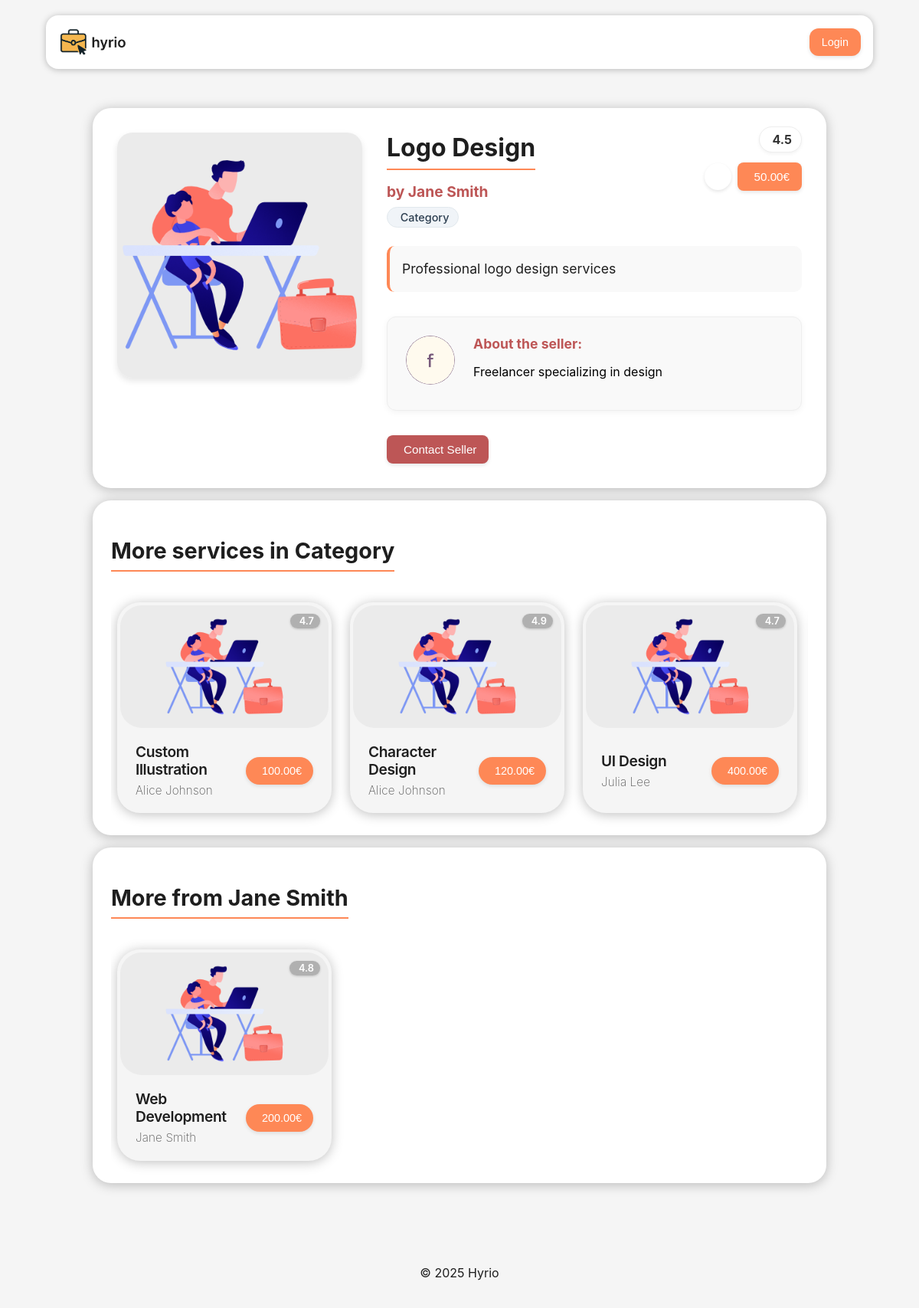
Page /pages/service.php?id=1 on the earlier database version.
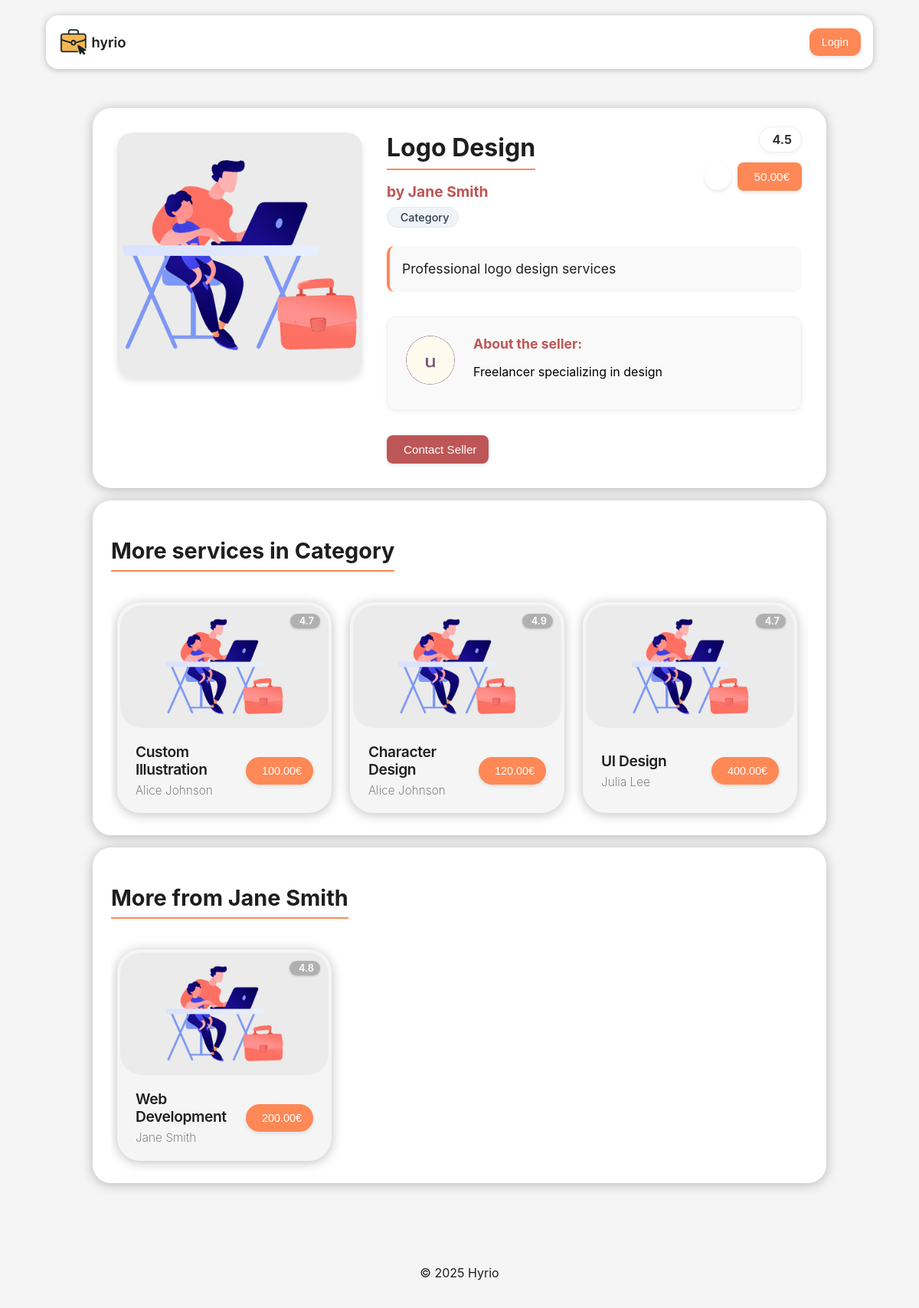
Same page on the later database version.
### tables this page shows
CREATE TABLE services (id INTEGER PRIMARY KEY,
  name VARCHAR(255) NOT NULL,
  description TEXT NOT NULL,
  price DECIMAL(10, 2) NOT NULL CHECK (price >=0),
  seller INTEGER NOT NULL REFERENCES users(id),
  category INTEGER NOT NULL REFERENCES categories(id),
  image TEXT NOT NULL,
  rating DECIMAL(2, 1) CHECK (rating >=0 AND rating <=5));

CREATE TABLE users (id INTEGER PRIMARY KEY,
  name VARCHAR(255) NOT NULL,
  username VARCHAR(255) NOT NULL UNIQUE,
  password TEXT NOT NULL,  -- Use bcrypt for hashing
  email VARCHAR(255) NOT NULL UNIQUE,
  is_seller BOOLEAN NOT NULL DEFAULT 0,
  is_admin BOOLEAN NOT NULL DEFAULT 0,
  profile_pic TEXT NOT NULL,
  bio TEXT);

### database/classes/service.php (called while the page is built, shortened)
<?php
class Service
{
    private string $name;
    private string $description;
    private float $price;
    private string $image;
    private ?float $rating;
    public function __construct(int $id, string $name, string $description, float $price, int $seller, int $category, string $image, ?float $rating)
    {
        $this->name = $name;
        $this->description = $description;
        $this->price = $price;
        $this->image = $image;
        $this->rating = $rating;
    }
    public static function getServiceById(int $id): ?Service
    {
        try {
            $db = Database::getInstance();
            $stmt = $db->prepare('SELECT * FROM services WHERE id = ?');
            $stmt->execute([$id]);
            $service = $stmt->fetch();
            if ($service) {
                return new Service(
                    (int)$service['id'],
                    $service['name'],
                    $service['description'],
                    (float)$service['price'],
                    (int)$service['seller'],
                    (int)$service['category'],
                    $service['image'],
                    isset($service['rating']) ? (float)$service['rating'] : null
                );
            }
            return null;
        } catch (PDOException $e) {
            return null;
        }
    }
    public static function getRelatedServicesByCategory(int $categoryId, int $currentServiceId, int $limit = 4): array
    {
        try {
            $db = Database::getInstance();
            $stmt = $db->prepare('
                SELECT services.*, users.name as seller_name, categories.name as category_name
                FROM services
                JOIN users ON services.seller = users.id
                JOIN categories ON services.category = categories.id
                WHERE services.category = ?
                AND services.id != ?
                ORDER BY RANDOM()
                LIMIT ?
            ');
            $stmt->execute([$categoryId, $currentServiceId, $limit]);
            $services = $stmt->fetchAll();
            return $services;
        } catch (PDOException $e) {
            return [];
        }
    }
    public static function getRelatedServicesBySeller(int $sellerId, int $currentServiceId, int $limit = 4): array
    {
        try {
            $db = Database::getInstance();
            $stmt = $db->prepare('
                SELECT services.*, users.name as seller_name, categories.name as category_name
                FROM services
                JOIN users ON services.seller = users.id
                JOIN categories ON services.category = categories.id
                WHERE services.seller = ?
                AND services.id != ?
                ORDER BY RANDOM()
                LIMIT ?
            ');
            $stmt->execute([$sellerId, $currentServiceId, $limit]);
            $services = $stmt->fetchAll();
            return $services;
        } catch (PDOException $e) {
            return [];
        }
    }
    public function getName(): string
    {
        return $this->name;
    }
    public function getDescription(): string
    {
        return $this->description;
    }
    public function getPrice(): float
    {
        return $this->price;
    }
    public function getImage(): string
    {
        return $this->image;
    }
    public function getRating(): ?float
    {
        return $this->rating;
    }
}

### database/classes/user.php (called while the page is built, shortened)
<?php
class User
{
    private string $name;
    private string $profilePic;
    private string $bio;
    public function __construct(int $id, string $name, string $username, string $email, bool $isSeller, bool $isAdmin, string $profilePic, string $bio)
    {
        $this->name = $name;
        $this->profilePic = $profilePic;
        $this->bio = $bio;
    }
    public static function getUserById(int $id): ?User
    {
        try {
            $db = Database::getInstance();
            $stmt = $db->prepare('SELECT * FROM users WHERE id = ?');
            $stmt->execute([$id]);
            $user = $stmt->fetch();
            if ($user) {
                return new User($user['id'], $user['name'], $user['username'], $user['email'], (bool)$user['is_seller'], (bool)$user['is_admin'], $user['profile_pic'], $user['bio']);
            }
            return null;
        } catch (PDOException $e) {
            return null;
        }
    }
    public function getName(): string
    {
        return $this->name;
    }
    public function getProfilePic(): string
    {
        return $this->profilePic;
    }
    public function getBio(): string
    {
        return $this->bio;
    }
}

### pages/service.php (the view, shortened to what the rows shown need)
<?php
require_once(__DIR__ . '/../includes/common.php');
require_once(__DIR__ . '/../components/button/button.php');
require_once(__DIR__ . '/../components/card/card.php');
require_once(__DIR__ . '/../database/classes/service.php');
require_once(__DIR__ . '/../database/classes/user.php');
echo '<link rel="stylesheet" href="/css/service.css">';
$service = Service::getServiceById((int)$_GET['id']);
$seller = User::getUserById($service->getSeller());
$isFavorite = false;
?>
<main>
  <?php
  if ($service):
  ?>
    <div class="service-details-container">
      <div class="service-header">
        <div class="service-pricing-block">
          <div class="rating-section">
            <div class="stars-container">
              <span class="rating-value"><?= number_format(floatval($service->getRating()), 1) ?></span>
            </div>
          </div>
          <div class="favorite-price-container">
            <form action="/actions/favorite_action.php" method="post" class="favorite-form">
              <button type="submit" class="favorite-button <?php echo $isFavorite ? 'active' : ''; ?>" aria-label="<?php echo $isFavorite ? 'Remove from favorites' : 'Add to favorites'; ?>">
              </button>
            </form>
            <div class="price-section">
              <?php
              echo '<span>' . htmlspecialchars(number_format($service->getPrice(), 2)) . '€</span>';
              ?>
            </div>
          </div>
        </div>
      </div>
      <div class="service-image">
        <img src="<?= htmlspecialchars($service->getImage()) ?>"
          alt="<?= htmlspecialchars($service->getName()) ?>">
      </div>
      <div class="service-info">
        <h1><?= htmlspecialchars($service->getName()) ?></h1>
        <div class="service-meta-info">
          <h2>by <?= htmlspecialchars($seller->getName()) ?></h2>
          <span class="service-category"><i class="ph-bold ph-tag"></i> <?= htmlspecialchars("Category") ?></span>
        </div>
        <p class="service-description"><?= nl2br(htmlspecialchars($service->getDescription())) ?></p>
        <div class="seller-profile">
          <img src="<?= htmlspecialchars($seller->getProfilePic()) ?>"
            alt="<?= htmlspecialchars($seller->getName()) ?>"
            class="seller-pic">
          <div class="seller-bio">
            <strong>About the seller:</strong>
            <p><?= htmlspecialchars($seller->getBio()) ?></p>
          </div>
        </div>
        <div class="service-actions">
          <button class="contact-button btn btn-secondary">
            Contact Seller
          </button>
        </div>
      </div>
    </div>
    <div class="related-services">
      <h2>More services in <?= htmlspecialchars("Category") ?></h2>
      <div class="services-row">
        <?php
        $categoryServices = Service::getRelatedServicesByCategory($service->getCategory(), $service->getId());
        if (!empty($categoryServices)) {
          foreach ($categoryServices as $relatedService) {
            Card::render($relatedService);
          }
        } else {
          echo '<p class="none">No related services found in this category.</p>';
        }
        ?>
      </div>
    </div>
    <div class="related-services">
      <h2>More from <?= htmlspecialchars($seller->getName()) ?></h2>
      <div class="services-row">
        <?php
        $sellerServices = Service::getRelatedServicesBySeller($service->getSeller(), $service->getId());
        if (!empty($sellerServices)) {
          foreach ($sellerServices as $sellerService) {
            Card::render($sellerService);
          }
        } else {
          echo '<p class="none">No other services available from this seller.</p>';
        }
        ?>
      </div>
    </div>
  <?php endif; ?>
</main>

### components/card/card.php (shortened to what the rows shown need)
<?php
class Card
{
  private static $cssIncluded = false;
  public static function includeCSS()
  {
    if (!self::$cssIncluded) {
      echo '<link rel="stylesheet" href="/components/card/css/card.css">';
      self::$cssIncluded = true;
    }
  }
  public static function render($service = null, $showPrice = true)
  {
    self::includeCSS();
    require_once(__DIR__ . '/../button/button.php');
    require_once(__DIR__ . '/../../database/classes/user.php');
    $serviceId = isset($service['id']) ? (int) $service['id'] : 0;
    $seller = User::getUserById($service['seller']);
?>
    <a href="/pages/service.php?id=<?= $serviceId ?>" class="card-link">
      <div class="card" id="container">
        <div class="card-rating">
          <span><?= isset($service['rating']) ? htmlspecialchars(number_format($service['rating'], 1)) : '4.5' ?></span>
        </div>
        <div class="image-container">
          <img src="<?=htmlspecialchars($service['image'])?>"
            alt="<?= isset($service['name']) ? htmlspecialchars($service['name']) : 'Service' ?>">
        </div>
        <div id="label">
          <div id="titles">
            <h3><?= isset($service['name']) ? htmlspecialchars($service['name']) : 'i build minecraft servers' ?></h3>
            <p><?= htmlspecialchars($seller->getName())?></p>
          </div>
          <?php
          if ($showPrice) {
            echo '<span>' . (isset($service['price']) ? htmlspecialchars(number_format($service['price'], 2)) : '230') . '€</span>';
          }
          ?>
        </div>
      </div>
    </a>
<?php
  }
}
?>

Differences in the rows shown:
changed users "Jane Smith": profile_pic: a different picture
